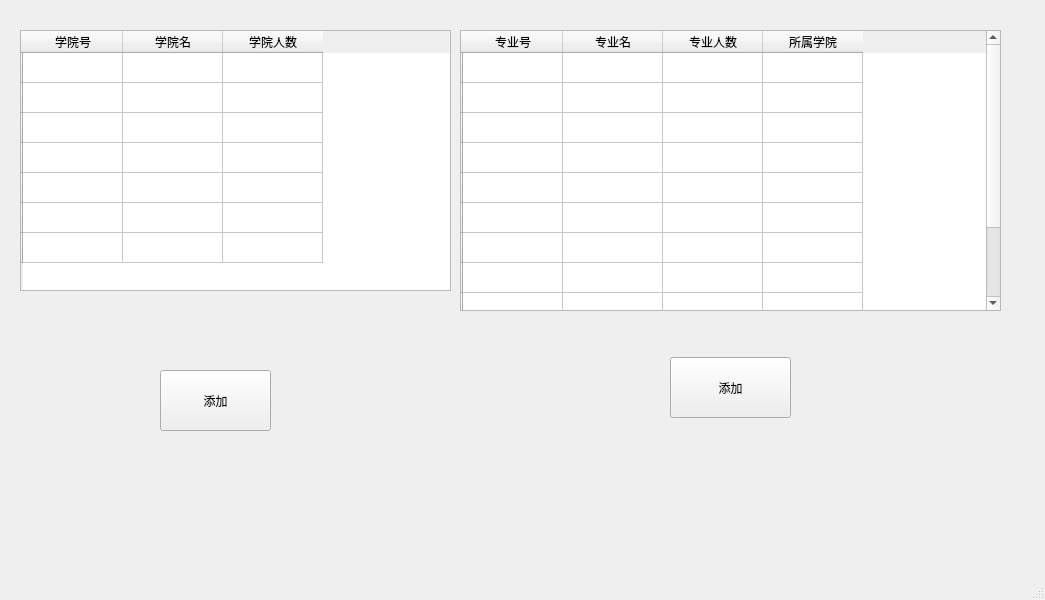
<?xml version="1.0" encoding="UTF-8"?>
<ui version="4.0">
 <class>MAJORDISPLAY</class>
 <widget class="QMainWindow" name="MAJORDISPLAY">
  <property name="geometry">
   <rect>
    <x>0</x>
    <y>0</y>
    <width>1045</width>
    <height>600</height>
   </rect>
  </property>
  <property name="windowTitle">
   <string>MainWindow</string>
  </property>
  <widget class="QWidget" name="centralwidget">
   <widget class="QTableWidget" name="departtable">
    <property name="geometry">
     <rect>
      <x>20</x>
      <y>30</y>
      <width>431</width>
      <height>261</height>
     </rect>
    </property>
    <row>
     <property name="text">
      <string/>
     </property>
    </row>
    <row>
     <property name="text">
      <string/>
     </property>
    </row>
    <row>
     <property name="text">
      <string/>
     </property>
    </row>
    <row>
     <property name="text">
      <string/>
     </property>
    </row>
    <row>
     <property name="text">
      <string/>
     </property>
    </row>
    <row>
     <property name="text">
      <string/>
     </property>
    </row>
    <row>
     <property name="text">
      <string/>
     </property>
    </row>
    <column>
     <property name="text">
      <string>学院号</string>
     </property>
    </column>
    <column>
     <property name="text">
      <string>学院名</string>
     </property>
    </column>
    <column>
     <property name="text">
      <string>学院人数</string>
     </property>
    </column>
   </widget>
   <widget class="QTableWidget" name="majortable">
    <property name="geometry">
     <rect>
      <x>460</x>
      <y>30</y>
      <width>541</width>
      <height>281</height>
     </rect>
    </property>
    <row>
     <property name="text">
      <string/>
     </property>
    </row>
    <row>
     <property name="text">
      <string/>
     </property>
    </row>
    <row>
     <property name="text">
      <string/>
     </property>
    </row>
    <row>
     <property name="text">
      <string/>
     </property>
    </row>
    <row>
     <property name="text">
      <string/>
     </property>
    </row>
    <row>
     <property name="text">
      <string/>
     </property>
    </row>
    <row>
     <property name="text">
      <string/>
     </property>
    </row>
    <row>
     <property name="text">
      <string/>
     </property>
    </row>
    <row>
     <property name="text">
      <string/>
     </property>
    </row>
    <row>
     <property name="text">
      <string/>
     </property>
    </row>
    <row>
     <property name="text">
      <string/>
     </property>
    </row>
    <column>
     <property name="text">
      <string>专业号</string>
     </property>
    </column>
    <column>
     <property name="text">
      <string>专业名</string>
     </property>
    </column>
    <column>
     <property name="text">
      <string>专业人数</string>
     </property>
    </column>
    <column>
     <property name="text">
      <string>所属学院</string>
     </property>
    </column>
   </widget>
   <widget class="QPushButton" name="adddepart">
    <property name="geometry">
     <rect>
      <x>160</x>
      <y>370</y>
      <width>111</width>
      <height>61</height>
     </rect>
    </property>
    <property name="text">
     <string>添加</string>
    </property>
   </widget>
   <widget class="QPushButton" name="addmajor">
    <property name="geometry">
     <rect>
      <x>670</x>
      <y>357</y>
      <width>121</width>
      <height>61</height>
     </rect>
    </property>
    <property name="text">
     <string>添加</string>
    </property>
   </widget>
  </widget>
  <widget class="QMenuBar" name="menubar">
   <property name="geometry">
    <rect>
     <x>0</x>
     <y>0</y>
     <width>1045</width>
     <height>26</height>
    </rect>
   </property>
  </widget>
  <widget class="QStatusBar" name="statusbar"/>
 </widget>
 <resources/>
 <connections/>
</ui>
